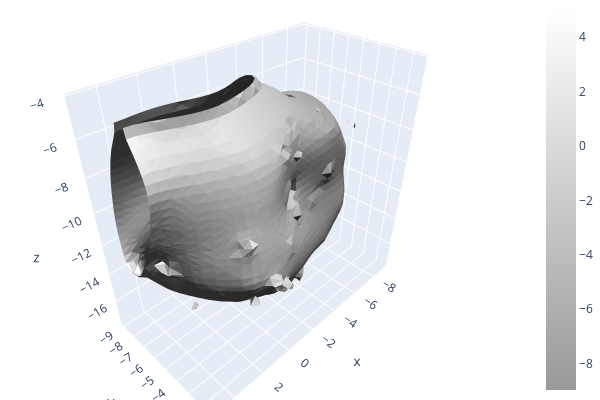

Notebook cell for this chart:
### Code cell
input_partial_pcd2.estimate_normals()

mesh, densities = o3d.geometry.TriangleMesh.create_from_point_cloud_poisson(input_partial_pcd2, depth=9)


o3d.visualization.draw_plotly([mesh])

### Figure 1 — Plotly figure (JSON) as saved in the notebook; plotly's stock layout.template omitted (floating-point values rounded to 4 significant figures; data arrays with more than 128 entries replaced by an {"elided": "..."} marker saying what was removed)
{"data": [{"colorscale": [[0, "rgb(153, 153, 153)"], [1, "rgb(255,255,255)"]], "flatshading": true, "i": {"elided": "6752 int values"}, "intensity": {"elided": "3473 float values"}, "j": {"elided": "6752 int values"}, "k": {"elided": "6752 int values"}, "lighting": {"ambient": 0.18, "diffuse": 1, "facenormalsepsilon": 1e-15, "fresnel": 0.1, "roughness": 0.05, "specular": 1, "vertexnormalsepsilon": 1e-15}, "lightposition": {"x": 100, "y": 200, "z": 0}, "type": "mesh3d", "x": {"elided": "3473 float values"}, "y": {"elided": "3473 float values"}, "z": {"elided": "3473 float values"}}], "layout": {"height": 400, "margin": {"b": 0, "l": 0, "r": 0, "t": 0}, "scene": {"camera": {"center": {"x": 0, "y": 0, "z": 0}, "up": {"x": 0, "y": 0, "z": 1}}}, "showlegend": false, "width": 600}}
